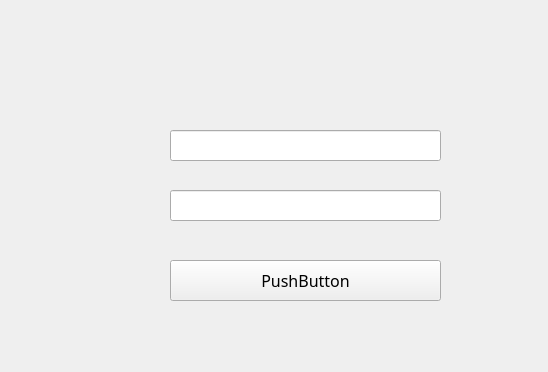
<?xml version="1.0" encoding="UTF-8"?>
<ui version="4.0">
 <class>Login</class>
 <widget class="QWidget" name="Login">
  <property name="geometry">
   <rect>
    <x>0</x>
    <y>0</y>
    <width>548</width>
    <height>372</height>
   </rect>
  </property>
  <property name="windowTitle">
   <string>Form</string>
  </property>
  <widget class="QLineEdit" name="lineEdit_usrname">
   <property name="geometry">
    <rect>
     <x>170</x>
     <y>130</y>
     <width>271</width>
     <height>31</height>
    </rect>
   </property>
   <property name="font">
    <font>
     <family>微软雅黑</family>
     <pointsize>12</pointsize>
     <weight>75</weight>
     <bold>true</bold>
    </font>
   </property>
   <property name="text">
    <string/>
   </property>
  </widget>
  <widget class="QLineEdit" name="lineEdit_passwd">
   <property name="geometry">
    <rect>
     <x>170</x>
     <y>190</y>
     <width>271</width>
     <height>31</height>
    </rect>
   </property>
   <property name="font">
    <font>
     <family>微软雅黑</family>
     <pointsize>12</pointsize>
     <weight>75</weight>
     <bold>true</bold>
    </font>
   </property>
   <property name="text">
    <string/>
   </property>
  </widget>
  <widget class="QPushButton" name="pushButton">
   <property name="geometry">
    <rect>
     <x>170</x>
     <y>260</y>
     <width>271</width>
     <height>41</height>
    </rect>
   </property>
   <property name="font">
    <font>
     <family>微软雅黑</family>
     <pointsize>12</pointsize>
     <weight>50</weight>
     <bold>false</bold>
    </font>
   </property>
   <property name="text">
    <string>PushButton</string>
   </property>
  </widget>
 </widget>
 <resources/>
 <connections/>
</ui>
